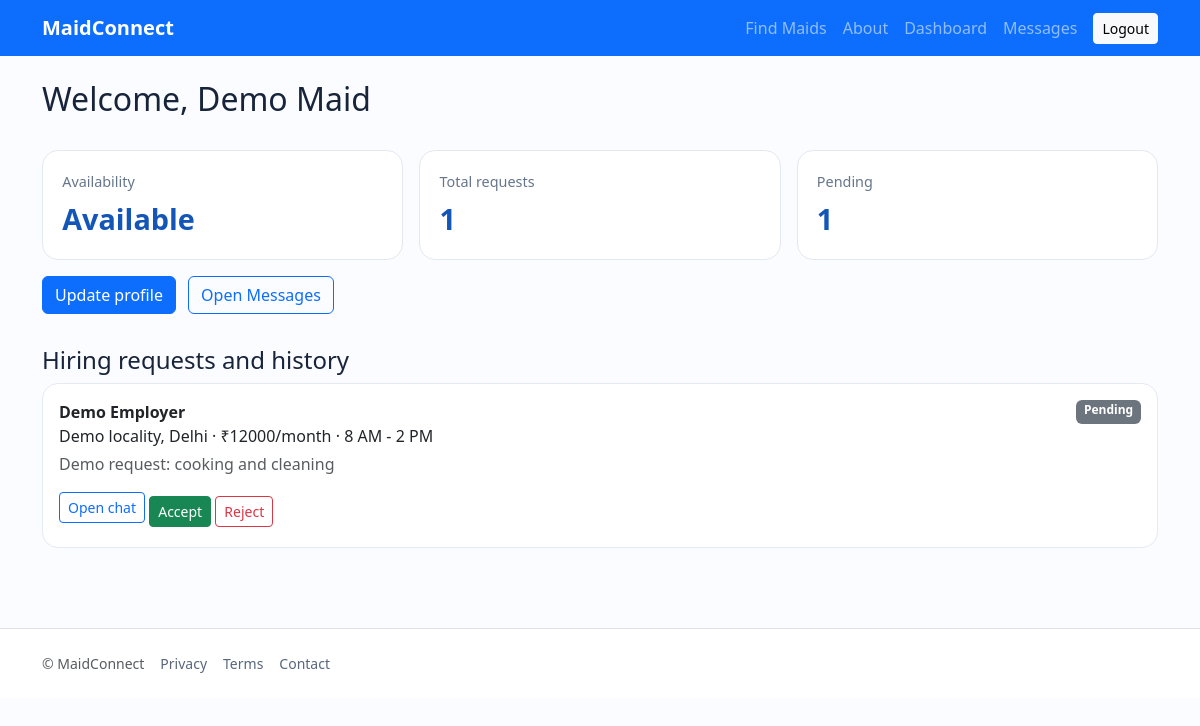
The app's page /dashboard (signed in) with its own data.
### models.py (models this page shows, shortened)
class User(db.Model):
    __tablename__ = "users"
    id = db.Column(db.Integer, primary_key=True)
    full_name = db.Column(db.String(120), nullable=False)
    mobile = db.Column(db.String(20), unique=True, nullable=False, index=True)
    email = db.Column(db.String(160), unique=True, nullable=True, index=True)
    password_hash = db.Column(db.String(255), nullable=False)
    role = db.Column(db.String(20), nullable=False)  # maid, employer, admin
    is_active = db.Column(db.Boolean, default=True, nullable=False)
    is_verified = db.Column(db.Boolean, default=False, nullable=False)
    created_at = db.Column(db.DateTime, default=datetime.utcnow, nullable=False)
    maid_profile = db.relationship("MaidProfile", back_populates="user", uselist=False, cascade="all, delete-orphan")
    employer_profile = db.relationship("EmployerProfile", back_populates="user", uselist=False, cascade="all, delete-orphan")

class MaidProfile(db.Model):
    __tablename__ = "maid_profiles"
    id = db.Column(db.Integer, primary_key=True)
    user_id = db.Column(db.Integer, db.ForeignKey("users.id", ondelete="CASCADE"), unique=True, nullable=False)
    age = db.Column(db.Integer, nullable=False)
    gender = db.Column(db.String(30), nullable=False, default="Female")
    address = db.Column(db.String(300), nullable=False)
    city = db.Column(db.String(80), nullable=False, index=True)
    state = db.Column(db.String(80), nullable=False)
    photo = db.Column(db.String(255))
    experience_years = db.Column(db.Integer, nullable=False, default=0)
    expected_salary = db.Column(db.Integer, nullable=False)
    working_hours = db.Column(db.String(80), nullable=False)
    job_type = db.Column(db.String(30), nullable=False)
    languages = db.Column(db.String(200), default="")
    available_from = db.Column(db.String(20), default="")
    previous_experience = db.Column(db.Text, default="")
    reference_details = db.Column(db.String(250), default="")
    is_available = db.Column(db.Boolean, default=True, nullable=False)
    consent_public_profile = db.Column(db.Boolean, default=True, nullable=False)
    user = db.relationship("User", back_populates="maid_profile")
    skills = db.relationship("Skill", secondary=maid_skills, back_populates="maids")

class HiringRequest(db.Model):
    __tablename__ = "hiring_requests"
    id = db.Column(db.Integer, primary_key=True)
    employer_id = db.Column(db.Integer, db.ForeignKey("users.id"), nullable=False, index=True)
    maid_id = db.Column(db.Integer, db.ForeignKey("users.id"), nullable=False, index=True)
    job_location = db.Column(db.String(250), nullable=False)
    salary_offered = db.Column(db.Integer, nullable=False)
    work_timings = db.Column(db.String(100), nullable=False)
    job_description = db.Column(db.Text, default="")
    status = db.Column(db.String(20), default="Pending", nullable=False, index=True)
    created_at = db.Column(db.DateTime, default=datetime.utcnow, nullable=False)
    updated_at = db.Column(db.DateTime, default=datetime.utcnow, onupdate=datetime.utcnow, nullable=False)
    employer = db.relationship("User", foreign_keys=[employer_id])
    maid = db.relationship("User", foreign_keys=[maid_id])

### app.py (the view, shortened to what this page needs)
    @app.route("/dashboard")
    @login_required
    def dashboard():
        user = current_user()
        if user.role == "maid": return render_template("maid_dashboard.html", user=user,
            requests=HiringRequest.query.filter_by(maid_id=user.id).order_by(HiringRequest.created_at.desc()).all())

### templates/maid_dashboard.html (shortened to what this page needs)
{% extends "base.html" %}{% block content %}<h1 class="h2">Welcome, {{ user.full_name }}</h1>
<div class="row g-3 my-3"><div class="col-md-4"><div class="stat"><span>Availability</span><strong>{{ "Available" if user.maid_profile.is_available else "Not available" }}</strong></div></div><div class="col-md-4"><div class="stat"><span>Total requests</span><strong>{{ requests|length }}</strong></div></div><div class="col-md-4"><div class="stat"><span>Pending</span><strong>{{ requests|selectattr('status','equalto','Pending')|list|length }}</strong></div></div></div>
<a class="btn btn-primary mb-3" href="{{ url_for('edit_profile') }}">Update profile</a>
<a class="btn btn-outline-primary mb-3 ms-2" href="{{ url_for('messages_inbox') }}">Open Messages</a><h2 class="h4 mt-3">Hiring requests and history</h2>
{% for r in requests %}<div class="card mb-2"><div class="card-body"><div class="d-flex justify-content-between flex-wrap"><strong>{{ r.employer.full_name }}</strong><span class="badge text-bg-secondary">{{ r.status }}</span></div><p class="mb-1">{{ r.job_location }} · ₹{{ r.salary_offered }}/month · {{ r.work_timings }}</p><p class="text-muted">{{ r.job_description }}</p><a class="btn btn-sm btn-outline-primary mb-2" href="{{ url_for('chat', req_id=r.id) }}">Open chat</a> {% if r.status=='Pending' %}<form class="d-inline" method="post" action="{{ url_for('update_request',req_id=r.id,action='accept') }}"><input type="hidden" name="csrf_token" value="{{ csrf_token() }}"><button class="btn btn-sm btn-success">Accept</button></form> <form class="d-inline" method="post" action="{{ url_for('update_request',req_id=r.id,action='reject') }}"><input type="hidden" name="csrf_token" value="{{ csrf_token() }}"><button class="btn btn-sm btn-outline-danger">Reject</button></form>{% endif %}
</div></div>{% else %}<p class="text-muted">No requests yet.</p>{% endfor %}{% endblock %}

### static/css/style.css (style rules this page uses)
:root { --brand:#1456b8; --soft:#f1f6ff; }
body { background:#fbfcff; color:#17243a; min-height:100vh; }
.card { border:1px solid #e4eaf2; border-radius:1rem; }
.stat { background:#fff; border:1px solid #e2e8f0; border-radius:1rem; padding:1.2rem; display:flex; flex-direction:column; gap:.3rem; }
.stat span { color:#65758b; font-size:.9rem; }
.stat strong { font-size:1.8rem; color:var(--brand); }
a { text-decoration:none; }

### records on screen
User: full_name "Demo Maid"
MaidProfile: is_available "Available"
HiringRequest: employer.full_name "Demo Employer", status "Pending", job_location "Demo locality, Delhi", salary_offered "12000", work_timings "8 AM - 2 PM", job_description "Demo request: cooking and cleaning"

### other values on screen
{{ requests|length }} "1"
{{ requests|selectattr('status','equalto','Pending')|list|length }} "1"
